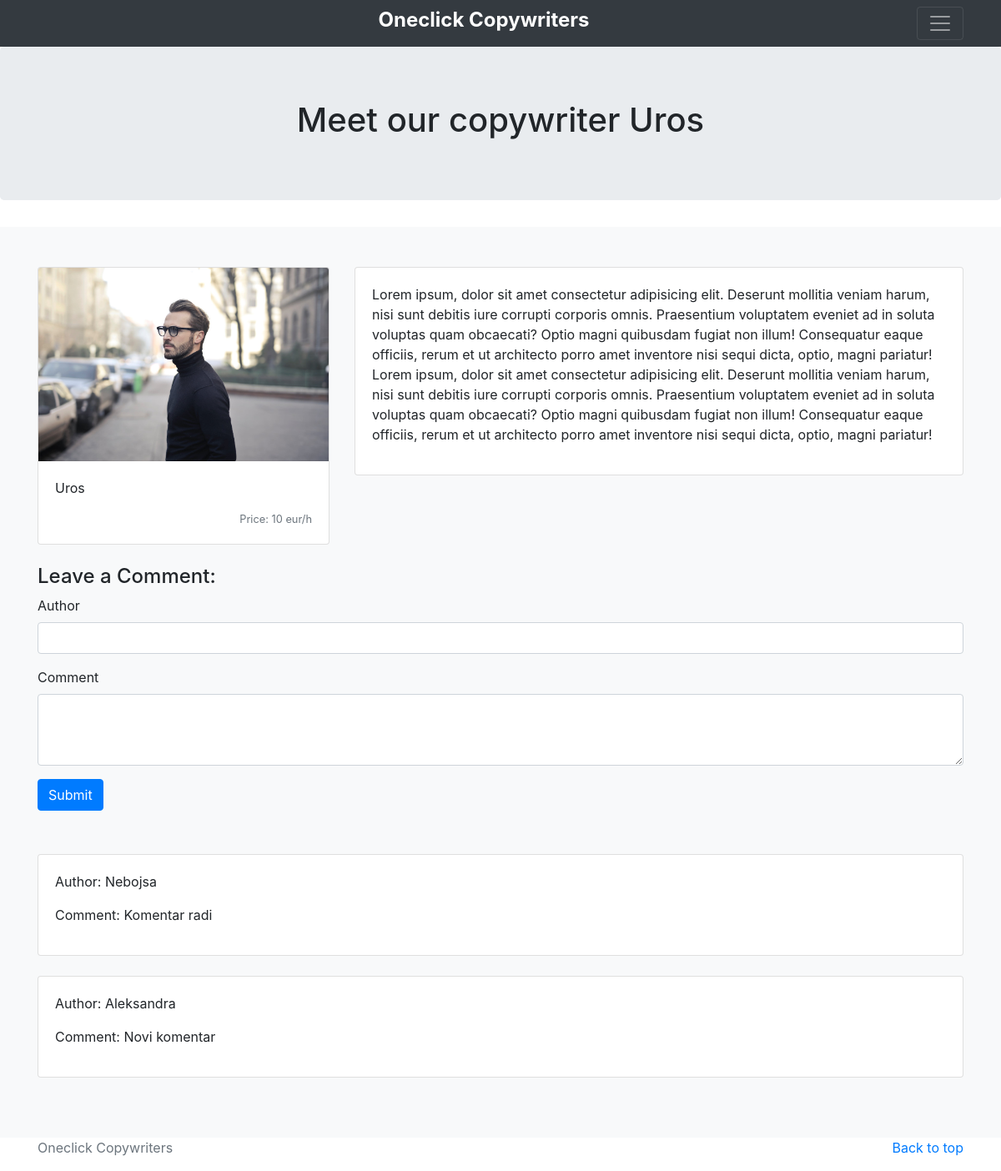
Page /copywriter.php?id=1 on the committed database.
### tables this page shows
CREATE TABLE IF NOT EXISTS `copywriters` (
  `id` int(11) NOT NULL AUTO_INCREMENT,
  `name` varchar(256) NOT NULL,
  `description` varchar(1024) NOT NULL,
  `price` int(11) NOT NULL,
  `image` varchar(256) NOT NULL,
  PRIMARY KEY (`id`)
);

CREATE TABLE IF NOT EXISTS `comments` (
  `id` int(11) NOT NULL AUTO_INCREMENT,
  `copywriter_id` int(11) NOT NULL,
  `author` varchar(256) NOT NULL,
  `body` text NOT NULL,
  `aprooved` tinyint(1) DEFAULT '0',
  PRIMARY KEY (`id`)
);

### includes/autoloader.php (called while the page is built, shortened)
<?php
function auto_loader($class){
    $path = "admin/includes/" . $class . ".php";
}

### admin/includes/Database_object.php (called while the page is built, shortened)
<?php
class Database_object {
    public static function find_by_id($id){
        $params = [
            'id' => $id
            ];
        $sql = "SELECT * FROM ".static::$db_table." WHERE id = :id";
        $result_array = static::find_by_query($sql, $params);
        return !empty($result_array) ? array_shift($result_array) : false;
    }
    public static function find_by_query($sql, $params){
        global $database;
        $get_row = $database->get_row($sql, $params);
        $object_array = [];
        $object_array[] = static::instantiation($get_row);
        return $object_array;
    }
    public static function find_querys($sql){
        global $database;
        $get_rows = $database->get_rows($sql);
        $object_array = [];
        foreach($get_rows as $get_row) {
            $object_array[] = static::instantiation($get_row);
        }
       return $object_array;
    }
    public static function instantiation($record){
        $instance = new $class;
        foreach ($record as $atribute => $value) {
            if ($instance->has_property($atribute)) {
                $instance->$atribute = $value;
            }
        }
        return $instance;
    }
    private function has_property($atribute){
        $object_properties = get_object_vars($this);
        return array_key_exists($atribute, $object_properties);
    }
}

### admin/includes/Database.php (called while the page is built, shortened)
<?php
class Database {
    private static $instance = null;
    private $connection;
    private $host = "localhost";
    private $user = "root";
    private $password = "";
    private $db_name = "oneclik_copywriters";
    private function __construct(){
        $this->connection = new PDO("mysql:host={$this->host};dbname={$this->db_name}",$this->user,$this->password);
        $this->connection->setAttribute(PDO::ATTR_DEFAULT_FETCH_MODE, PDO::FETCH_OBJ);
    }
    public static function get_instance(){
        if (!self::$instance) {
            self::$instance = new Database;
        }
        return self::$instance;
    }
    public function get_rows($sql){
        $data = $this->connection->query($sql);
        return $data->fetchAll();
    }
    public function get_row($sql, $params = []){
        $data = $this->connection->prepare($sql);
        $data->execute($params);
        return $data->fetch();
    }
}

### admin/init.php (called while the page is built, shortened)
<?php
 $database = Database::get_instance();

### admin/includes/Copywriter.php (called while the page is built, shortened)
<?php
class Copywriter extends Database_object {
    public $image;
    private $upload_directory = "images";
    private $image_placeholder = "https://via.placeholder.com/150";
    public function image_path_and_placeholder(){
        return empty($this->image) ? $this->image_placeholder : $this->upload_directory.DS.$this->image;
    }
}

### admin/includes/Comment.php (called while the page is built, shortened)
<?php
class Comment extends Database_object {
    protected static $db_table = "comments";
    public static function find_comments($copywriter_id=0){
        $sql = "SELECT * FROM " . self::$db_table . " WHERE copywriter_id = $copywriter_id ORDER BY copywriter_id ASC";
        $result_array = self::find_querys($sql);
        return !empty($result_array) ? $result_array : false;
    }
}

### copywriter.php (the view, shortened to what this page needs)
<?php
    require_once("includes/autoloader.php");
    require_once("admin/init.php");
    $id = $_GET['id'];
    $copywriter = Copywriter::find_by_id($id);
    $comments = Comment::find_comments($copywriter->id);
?>
<!doctype html>
<html lang="en">
  <head>
    <link rel="stylesheet" href="https://maxcdn.bootstrapcdn.com/bootstrap/4.0.0/css/bootstrap.min.css">
  </head>
  <body>
    <header>
      <div class="navbar navbar-dark bg-dark shadow-sm">
        <div class="container d-flex justify-content-between">
          <a href="#" class="navbar-brand d-flex align-items-center">
            <a href="index.php" class="text-white h4" style="text-decoration:none"><strong>Oneclick Copywriters</strong></a>
          </a>
          <button class="navbar-toggler" type="button" data-toggle="collapse" data-target="#navbarHeader" aria-controls="navbarHeader" aria-expanded="false" aria-label="Toggle navigation">
            <span class="navbar-toggler-icon"></span>
          </button>
        </div>
      </div>
    </header>
    <main role="main">
      <section class="jumbotron text-center">
        <div class="container">
          <h1>Meet our copywriter <?php echo $copywriter->name; ?></h1>
        </div>
      </section>
      <div class="album py-5 bg-light">
        <div class="container">
          <div class="row">
          <div class="col-md-4">
              <div class="card mb-4 shadow-sm">
                <img class="card-img-top" src="admin/<?php echo $copywriter->image_path_and_placeholder(); ?>" data-holder-rendered="true">
                <div class="card-body">
                  <p class="card-text"><?php echo $copywriter->name ?></p>
                  <div class="d-flex justify-content-between align-items-center">
                    <small class="text-muted">Price: <?php echo $copywriter->price; ?> eur/h</small>
                  </div>
                </div>
              </div>
            </div>
            <div class="col-md-8">
              <div class="card mb-4 shadow-sm">
                <div class="card-body">
                  <p class="card-text"><?php echo $copywriter->description; ?></p>
                </div>
              </div>
            </div>
            <div class="col-md-12 mb-5">
            <div class="well">
                    <h4>Leave a Comment:</h4>
                    <form role="form" method="post">
                        <div class="form-group">
                        <label for="author">Author</label>
                            <input type="text" name="author" class="form-control">
                        </div>
                        <div class="form-group">
                            <label for="body">Comment</label>
                            <textarea name="body" class="form-control" rows="3"></textarea>
                        </div>
                        <input type="submit" name="submit" class="btn btn-primary" value="Submit">
                    </form>
                </div>
            </div>
          <div class="col-md-12 mt-1">
          <?php
            foreach ($comments as $comment):
                  if ($comment->aprooved == 0) {
                    return false;
                  } else { ?>
                        <div class="card mb-4 shadow-sm">
                            <div class="card-body">
                                <p>Author: <?php echo $comment->author; ?></p>
                                <p class="card-text">Comment: <?php echo $comment->body; ?></p>
                            </div>
                        </div>
                 <?php }
                endforeach; ?>
            </div>
               </div>
          </div>
       </div>
    </main>
    <footer class="text-muted">
      <div class="container">
        <p class="float-right">
          <a href="#">Back to top</a>
        </p>
        <p>Oneclick Copywriters</p>
      </div>
    </footer>
  </body>
</html>

### rows in the picture
copywriters: name "Uros", image (picture), price "10", description "Lorem ipsum, dolor sit amet consectetur adipisicing elit. Deserunt mollitia veniam harum, nisi sunt debitis iure corrupti corporis omnis. Praesentium voluptatem eveniet ad in soluta voluptas quam obcaecati? Optio magni quibusdam fugiat non illum! Consequatur eaque officiis, rerum et ut architecto porro amet inventore nisi sequi dicta, optio, magni pariatur! Lorem ipsum, dolor sit amet consectetur adipisicing elit. Deserunt mollitia veniam harum, nisi sunt debitis iure corrupti corporis omnis. Praesentium voluptatem eveniet ad in soluta voluptas quam obcaecati? Optio magni quibusdam fugiat non illum! Consequatur eaque officiis, rerum et ut architecto porro amet inventore nisi sequi dicta,…"
comments: author "Nebojsa", body "Komentar radi"
comments: author "Aleksandra", body "Novi komentar"
